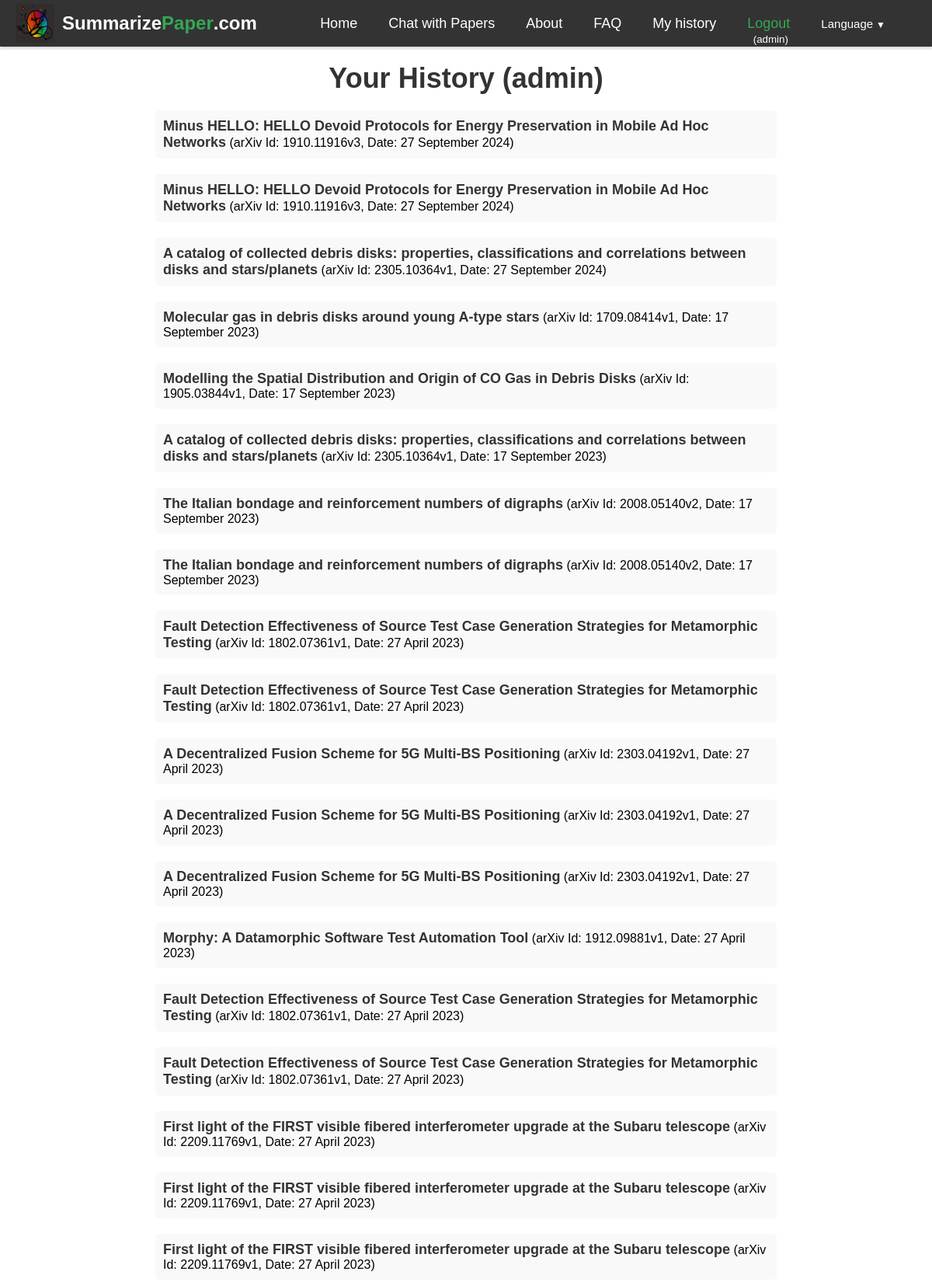
Page /history/ (signed in, upper part) on the committed database.
### summarizer/models.py (models this page shows, shortened)
class ArxivPaper(models.Model):
    id = models.AutoField(primary_key=True)
    arxiv_id = models.CharField(max_length=20, unique=True)
    created = models.DateTimeField(auto_now_add=True)
    updated = models.DateTimeField(auto_now=True)
    title = models.CharField(max_length=400, blank=True, null=True)
    abstract = models.TextField(blank=True, null=True)
    authors = models.ManyToManyField(Author, blank=True, through='PaperAuthor')
    link_doi = models.URLField(blank=True, null=True)
    link_homepage = models.URLField(blank=True, null=True)
    published_arxiv = models.DateField(blank=True, null=True)
    journal_ref = models.CharField(max_length=200, blank=True, null=True)
    comments = models.TextField(blank=True, null=True)
    license = models.CharField(max_length=400, blank=True, null=True)
    category = models.CharField(max_length=50, blank=True, null=True)
    updated_arxiv = models.DateField(blank=True, null=True)
    closest_papers = models.ManyToManyField('self', through='PaperScore', symmetrical=False, related_name='closest_to')

class PaperHistory(models.Model):
    id = models.AutoField(primary_key=True)
    arxiv_id = models.CharField(max_length=20)
    created = models.DateTimeField(auto_now_add=True)
    user = models.ForeignKey(User,blank=True, null=True, on_delete=models.CASCADE)
    ip_address = models.TextField(blank=True, null=True)
    lang = models.CharField(max_length=10,default='en')
    def __str__(self):
        return self.arxiv_id#+' '+self.user.username

### summarizer/views.py (the view)
# urls.py: path("history/", views.history, name="history"),
def history(request):
    stuff_for_frontend={}
    paper_history=[]
    if request.user.is_authenticated:
        auth=True
        history=PaperHistory.objects.filter(user=request.user).order_by('-created')
        print('history',history)
        for h in history:
            arxiv_paper = ArxivPaper.objects.filter(arxiv_id=h.arxiv_id).first()
            paperdate = h.created#.strftime('%d/%m/%Y')
            if arxiv_paper:
                paper_history.append({'arxiv_id': h.arxiv_id, 'title': arxiv_paper.title, 'date': paperdate})
            else:
                paper_history.append({'arxiv_id': h.arxiv_id, 'date': paperdate})
    else:
        auth=False
    stuff_for_frontend.update({
        'auth':auth,
        'paper_history':paper_history
    })
    return render(request, "summarizer/history.html", stuff_for_frontend)

### templates/summarizer/history.html (shortened to what this page needs)
{% extends 'base.html' %}
{% load static %}
{% load i18n %}
{% get_current_language as LANGUAGE_CODE %}
{% block content %}
{% if auth %}
<div class="history">
    <h1 class="history-title">{% trans 'Your History' %} ({{ user.username }})</h1>
{% if paper_history %}
<ul class="history-list">
{% for h in paper_history %}
{% if h.title %}
  <li class="history-item"><a href="/{{LANGUAGE_CODE}}/arxiv-id/{{ h.arxiv_id }}" class="history-link">{{ h.title }}</a> (arXiv Id: {{ h.arxiv_id }}, Date: {{ h.date|date:"j F Y" }})</li>
{% else %}
  <li class="history-item">arXiv Id: <a href="/{{LANGUAGE_CODE}}/arxiv-id/{{ h.arxiv_id }}" class="history-link">{{ h.arxiv_id }}</a> (Date: {{ h.date }})</li>
{% endif %}
{% endfor %}
</ul>
{% else %}
<p class="history-message">No history yet</p>
{% endif %}
{% else %}
<p class="history-message">{% trans 'You cannot access this page.' %}</p>
{% endif %}
</div>
{% endblock %}

### templates/base.html (shortened to what this page needs)
{% load static %}
{% load i18n %}
{% load rosetta %}
{% get_current_language as LANGUAGE_CODE %}
<!DOCTYPE html>
<html lang="{{ LANGUAGE_CODE }}">
<head>
  <link rel="stylesheet" href="https://cdnjs.cloudflare.com/ajax/libs/font-awesome/5.15.1/css/all.min.css"
>
</head>
<body>
  <div class="main-content">
  <nav class="navbar">
    <div class="logo-container">
      <img src="{% static 'summarizer/images/logo.png' %}" alt="Summarize Paper logo">
      <a href="/{{LANGUAGE_CODE}}" class="logo"><span>Summarize</span><span>Paper</span>.com</a>
    </div>
    <ul class="nav-links">
      <li><a href="/{{LANGUAGE_CODE}}">{% trans 'Home' %}</a></li>
      <li><a href="/{{LANGUAGE_CODE}}/chat">{% trans 'Chat with Papers' %}</a></li>
      <li><a href="/{{LANGUAGE_CODE}}/about">{% trans 'About' %}</a></li>
      <li><a href="/{{LANGUAGE_CODE}}/faq">{% trans 'FAQ' %}</a></li>
      {% if request.user.is_authenticated %}
      <li><a href="/{{LANGUAGE_CODE}}/history">{% trans 'My history' %}</a></li>
      <li style="height: 15px; display: flex; align-items: center;">
        <div style="display: flex; flex-direction: column; align-items: center;height: 100%;">
          <a href="/{{LANGUAGE_CODE}}/logout" style="color:#34a853">{% trans 'Logout' %}</a>
          <span style="margin-left: 5px;"><small>({{ request.user.username }})</small></span>
        </div>
      </li>
      {% else %}
          <li><a href="/{{LANGUAGE_CODE}}/login" style="color:#34a853">{% trans 'Login' %}</a></li>
      {% endif %}
      <li>
        <div class="dropdown">
  <a class="dropdown-toggle" href="#" id="navbarDropdown" role="button" data-toggle="dropdown" aria-haspopup="true" aria-expanded="false">
    <small>{% trans 'Language' %}<span class="dropdown-arrow">&#9660;</span></small>
  </a>
    {% get_current_language as LANGUAGE_CODE %}
    {% get_available_languages as LANGUAGES %}
    {% get_language_info_list for LANGUAGES as languages %}
</div>
    </li>
    </ul>
  </nav>
  {% block content %}
  {% endblock %}
  </div>
</body>
</html>

### templates/summarizer/history.html (style rules this page uses)
.history { max-width: 800px; margin: 0 auto; padding: 20px; }
.history-title { font-size: 36px; font-weight: bold; text-align: center; margin: 0; margin-bottom:20px; padding: 0; color: #333; }
.history-list { list-style: none; margin: 0; padding: 0; }
.history-item { margin-bottom: 20px; padding: 10px 10px; background-color: #f9f9f9; border-radius: 5px; }
.history-link { color: #333; text-decoration: none; font-size: 18px; font-weight: bold; }

### templates/base.html (style rules this page uses)
.navbar { display: flex; justify-content: space-between; align-items: center; height: 60px; padding: 0 20px; background-color: #333; color: #fff; box-shadow: 0px 2px 4px rgba(0,0,0,0.2); }
.logo { font-size: 24px; font-weight: bold; text-decoration: none; color: #fff; display: flex; align-items: center; }
.logo span:nth-of-type(1) { color: white; }
.logo span:nth-of-type(2) { color: #34a853; }
.nav-links { display: flex; list-style: none; margin: 0; padding: 0; }
.nav-links li { margin: 0 20px; }
.nav-links a { font-size: 18px; color: #fff; text-decoration: none; }
body { font-family: Arial, sans-serif; margin:0; display: flex; flex-direction: column; min-height: 100vh; }
.main-content { flex: 1; }
.dropdown { position: relative; display: inline-block; margin-right:20px; }
.dropdown-arrow { margin-left: 0.25rem; font-size: 0.75rem; }
.logo-container { display: flex; align-items: center; }
.logo-container img { width: 50px; height: 50px; margin-right: 10px; }

### rows in the picture
ArxivPaper: title "Minus HELLO: HELLO Devoid Protocols for Energy Preservation in Mobile Ad Hoc Networks" "Minus HELLO: HELLO Devoid Protocols for Energy Preservation in Mobile Ad Hoc Networks"
PaperHistory: arxiv_id "1910.11916v3", date "27 September 2024"
PaperHistory: arxiv_id "1910.11916v3", date "27 September 2024"
ArxivPaper: title "A catalog of collected debris disks: properties, classifications and correlations between disks and stars/planets" "A catalog of collected debris disks: properties, classifications and correlations between disks and stars/planets"
PaperHistory: arxiv_id "2305.10364v1", date "27 September 2024"
ArxivPaper: title "Molecular gas in debris disks around young A-type stars"
PaperHistory: arxiv_id "1709.08414v1", date "17 September 2023"
ArxivPaper: title "Modelling the Spatial Distribution and Origin of CO Gas in Debris Disks"
PaperHistory: arxiv_id "1905.03844v1", date "17 September 2023"
PaperHistory: arxiv_id "2305.10364v1", date "17 September 2023"
ArxivPaper: title "The Italian bondage and reinforcement numbers of digraphs" "The Italian bondage and reinforcement numbers of digraphs"
PaperHistory: arxiv_id "2008.05140v2", date "17 September 2023"
PaperHistory: arxiv_id "2008.05140v2", date "17 September 2023"
ArxivPaper: title "Fault Detection Effectiveness of Source Test Case Generation Strategies for Metamorphic Testing" "Fault Detection Effectiveness of Source Test Case Generation Strategies for Metamorphic Testing" "Fault Detection Effectiveness of Source Test Case Generation Strategies for Metamorphic Testing" "Fault Detection Effectiveness of Source Test Case Generation Strategies for Metamorphic Testing"
PaperHistory: arxiv_id "1802.07361v1", date "27 April 2023"
PaperHistory: arxiv_id "1802.07361v1", date "27 April 2023"
ArxivPaper: title "A Decentralized Fusion Scheme for 5G Multi-BS Positioning" "A Decentralized Fusion Scheme for 5G Multi-BS Positioning" "A Decentralized Fusion Scheme for 5G Multi-BS Positioning"
PaperHistory: arxiv_id "2303.04192v1", date "27 April 2023"
PaperHistory: arxiv_id "2303.04192v1", date "27 April 2023"
PaperHistory: arxiv_id "2303.04192v1", date "27 April 2023"
ArxivPaper: title "Morphy: A Datamorphic Software Test Automation Tool"
PaperHistory: arxiv_id "1912.09881v1", date "27 April 2023"
PaperHistory: arxiv_id "1802.07361v1", date "27 April 2023"
PaperHistory: arxiv_id "1802.07361v1", date "27 April 2023"
ArxivPaper: title "First light of the FIRST visible fibered interferometer upgrade at the Subaru telescope" "First light of the FIRST visible fibered interferometer upgrade at the Subaru telescope" "First light of the FIRST visible fibered interferometer upgrade at the Subaru telescope"
PaperHistory: arxiv_id "2209.11769v1", date "27 April 2023"
PaperHistory: arxiv_id "2209.11769v1", date "27 April 2023"
PaperHistory: arxiv_id "2209.11769v1", date "27 April 2023"

### other values in the picture
{{ request.user.username }} "admin"
{{ user.username }} "admin"
